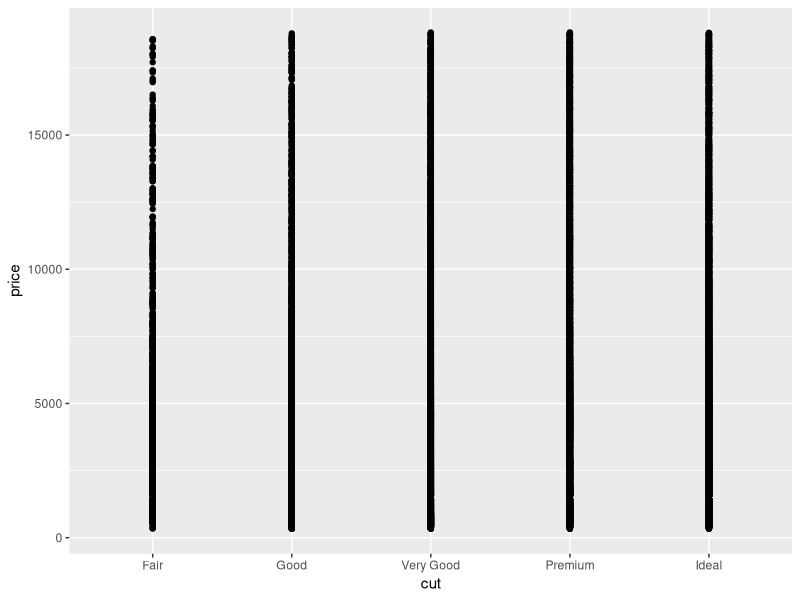
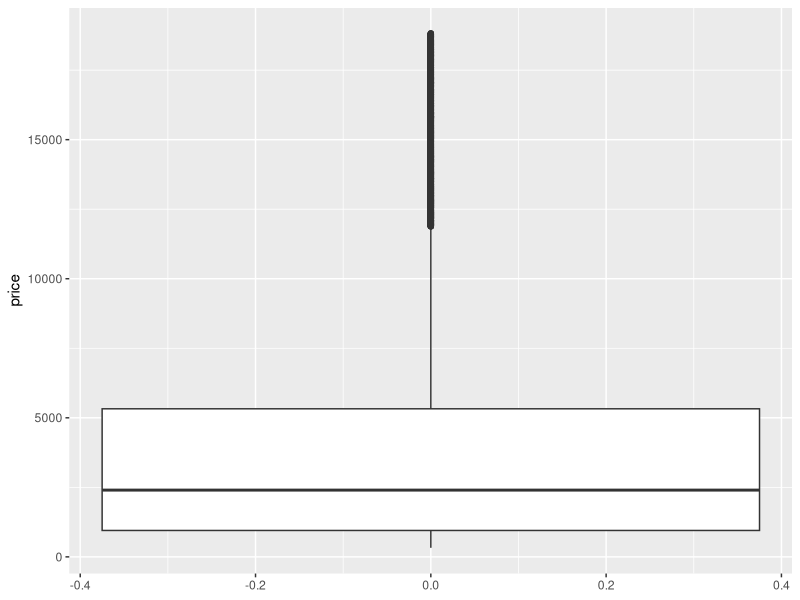
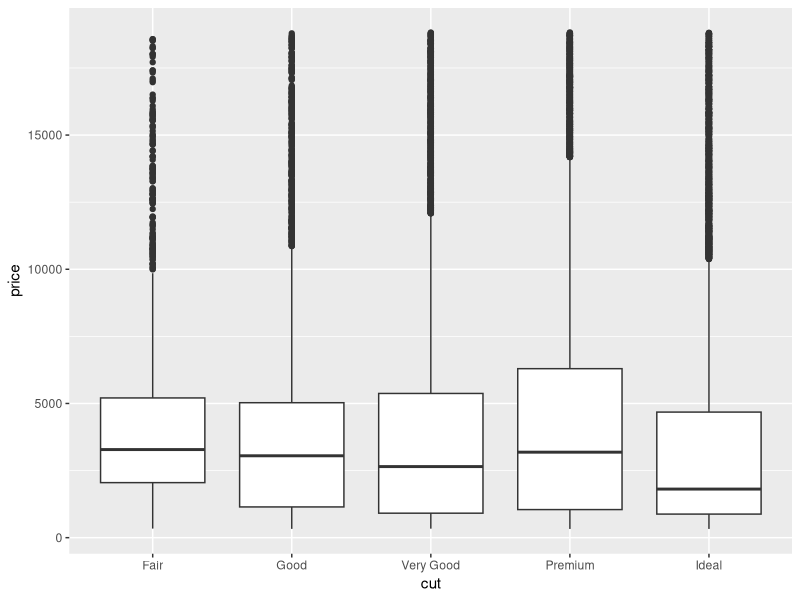
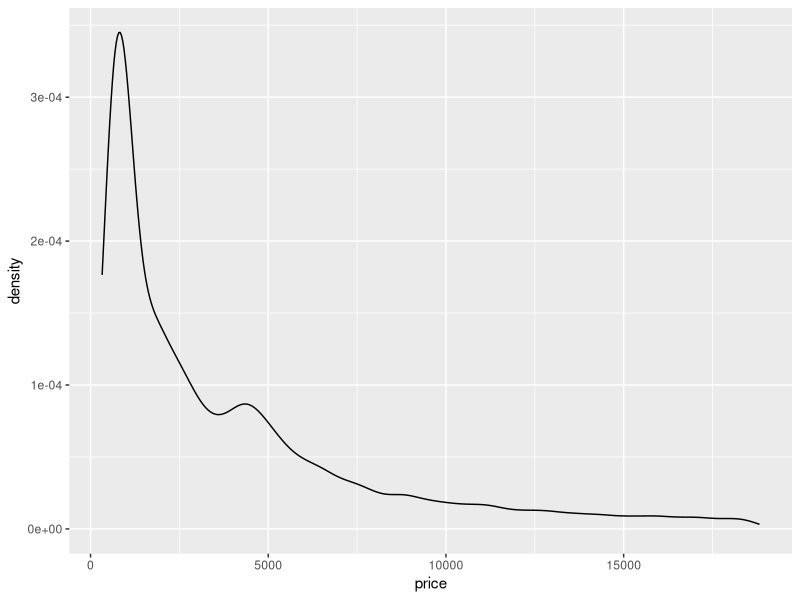
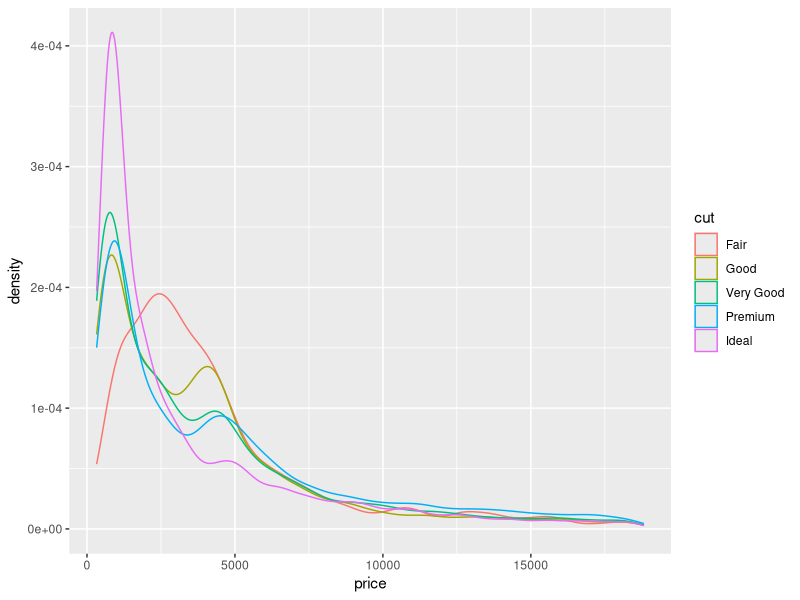
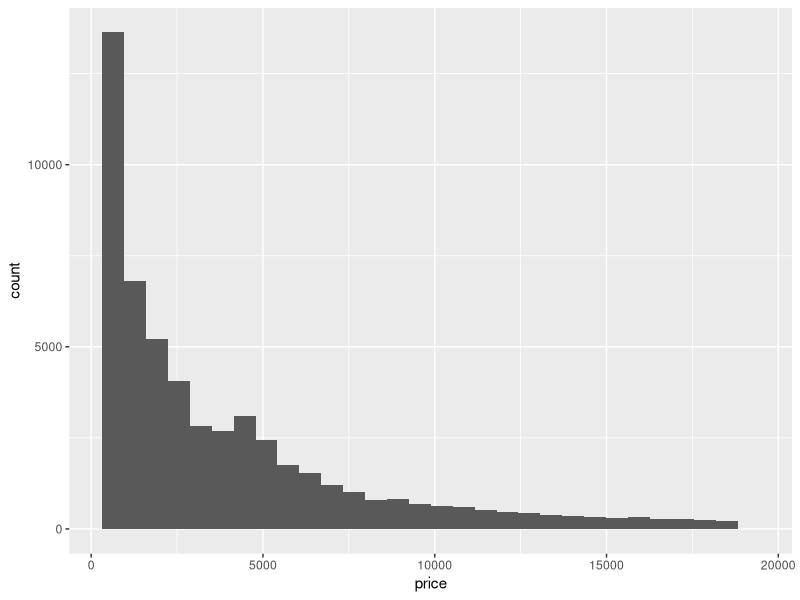
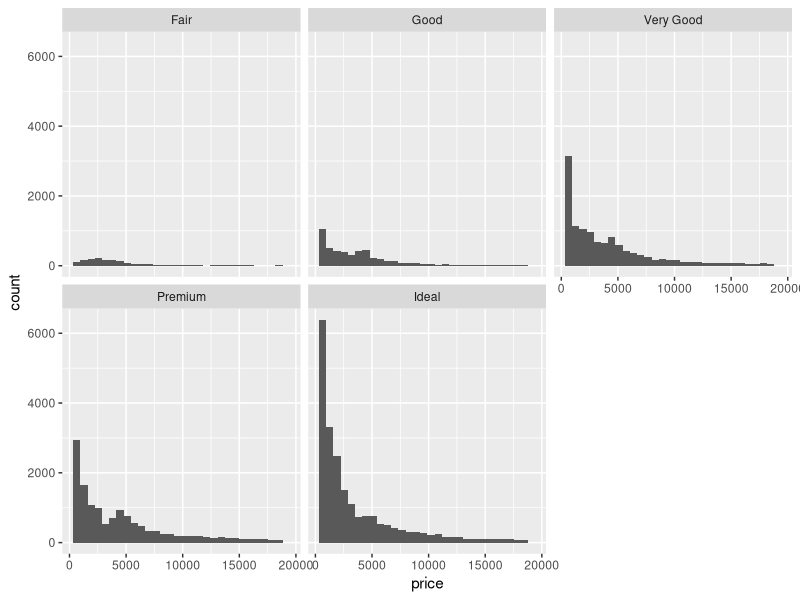

The R source for these figures, in order: (Note: this script raises an error after producing the figures.)
## ---- chunk 1
# Load packages and import data
library(ggplot2)
library(dplyr)

data(diamonds)

# A little bit of data wrangling code - let's not focus on this for now
diamonds <- diamonds %>% 
    mutate(
        cut = factor(cut, ordered = FALSE),
        color = factor(color, ordered = FALSE),
        clarity = factor(clarity, ordered = FALSE)
    )
## ---- chunk 2
# Try a scatterplot
ggplot(diamonds, aes(y = price, x = cut)) + 
    geom_point()
## ---- chunk 3
# Univariate boxplot
ggplot(diamonds, aes(y = price)) + 
    geom_boxplot()
## ---- chunk 4
# ???
ggplot(diamonds, aes(y = price, x = cut)) + 
    geom_boxplot()
## ---- chunk 5
# Univariate density plot
ggplot(diamonds, aes(x = price)) + 
    geom_density()
## ---- chunk 6
# ???
ggplot(diamonds, aes(x = price, color = cut)) + 
    geom_density()
## ---- chunk 7
# Univariate histogram
ggplot(diamonds, aes(x = price)) + 
    geom_histogram()
## ---- chunk 8
# ???
ggplot(diamonds, aes(x = price)) + 
    geom_histogram() + 
    facet_wrap(~ cut)
## ---- chunk 9
# Your solution

## ---- chunk 10
# Your solution

## ---- chunk 11
# Your solution
## ---- chunk 12
diamonds %>% 
    group_by(cutFair) %>% 
    summarize(mean(price))
## ---- chunk 13
# Construct the model
diamond_mod0 <- lm(price ~ cutFair, data = diamonds)

# Summarize the model
coef(summary(diamond_mod0))
## ---- chunk 14
# Construct the model
diamond_mod <- lm(price ~ cut, data = diamonds)

# Summarize the model
coef(summary(diamond_mod))
